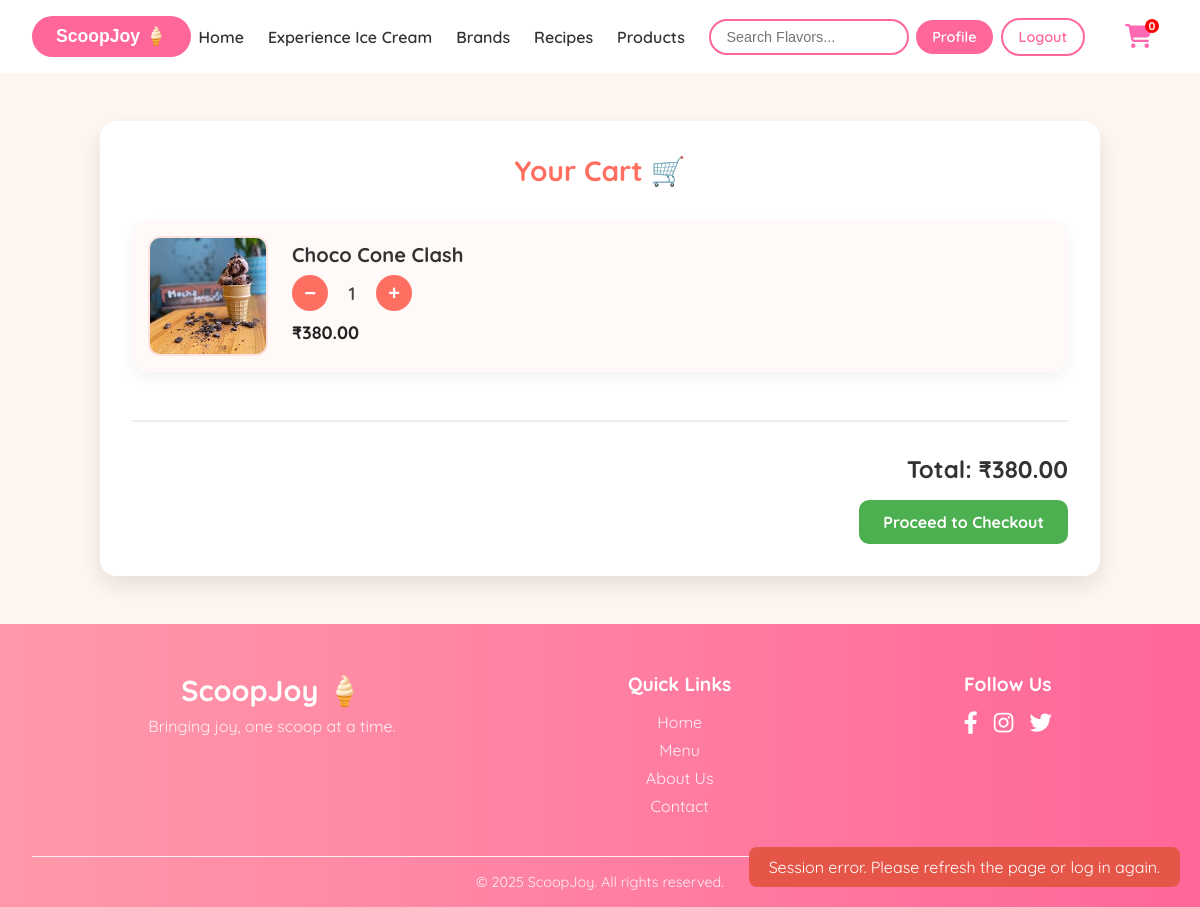
/cart/ (signed in), run on the app's committed database.
### scoopjoy/models.py (models this page shows, shortened)
class CartItem(models.Model):
    user = models.ForeignKey(CustomUser, on_delete=models.CASCADE, related_name='cart_items')
    product = models.ForeignKey(Product, on_delete=models.CASCADE)
    quantity = models.PositiveIntegerField(default=1)
    def total_price(self):
        return (self.product.discounted_price or self.product.price) * self.quantity

class Product(models.Model):
    CATEGORY_CHOICES = [
        ('sticks', 'Sticks'),
        ('cones', 'Cones'),
        ('tubs', 'Tubs'),
    ]
    name = models.CharField(max_length=100)
    price = models.DecimalField(max_digits=8, decimal_places=2)
    discounted_price = models.DecimalField(max_digits=8, decimal_places=2, null=True, blank=True)
    image = models.ImageField(upload_to='product_images/')
    category = models.CharField(max_length=20, choices=CATEGORY_CHOICES, default='sticks')

### scoopjoy/views.py (the view, shortened to what this page needs)
# urls.py: path('cart/', views.cart_view, name='cart'),
@login_required
def cart_view(request):
    cart_items = CartItem.objects.filter(user=request.user)
    addresses = Address.objects.filter(user=request.user)
    total = sum(item.total_price() for item in cart_items)
    address_form = AddressForm()
    return render(request, 'cart.html', {
        'cart_items': cart_items,
        'total': total,
        'addresses': addresses,
        'address_form': address_form,
    })

### scoopjoy/forms.py
class AddressForm(forms.ModelForm):
    class Meta:
        model = Address
        fields = ['name', 'phone', 'pin_code', 'state', 'district', 'address']
        widgets = {
            'address': forms.Textarea(attrs={'rows': 2}),
        }

### templates/cart.html (shortened to what this page needs)
{% extends 'base.html' %}
{% load static %}
{% block extra_css %}
<link rel="stylesheet" href="{% static 'css/cart.css' %}">
{% endblock %}
{% block content %}
<div class="cart-page">
    <h2>Your Cart 🛒</h2>
    <div class="cart-items">
        {% for item in cart_items %}
        <div class="cart-item" data-id="{{ item.product.id }}">
            <img src="{{ item.product.image.url }}" alt="{{ item.product.name }}">
            <div class="details">
                <h4>{{ item.product.name }}</h4>
                <div class="quantity-controls">
                    <button class="decrement" data-id="{{ item.product.id }}">−</button>
                    <span>{{ item.quantity }}</span>
                    <button class="increment" data-id="{{ item.product.id }}">+</button>
                </div>
                <p class="item-total">₹{{ item.total_price }}</p>
            </div>
        </div>
        {% empty %}
        <p>Your cart is empty.</p>
        {% endfor %}
    </div>
    <div class="cart-summary">
        <h3>Total: ₹<span id="cart-total">{{ total }}</span></h3>
        <a href="{% url 'scoopjoy:checkout' %}" class="checkout-btn">Proceed to Checkout</a>
    </div>
</div>
{% endblock %}

### static/css/base.css (style rules this page uses)
* { margin: 0; padding: 0; box-sizing: border-box; }
body { font-family: 'Quicksand', sans-serif; }

### static/css/cart.css (style rules this page uses)
body { font-family: 'Quicksand', sans-serif; background: #fdf6f1; margin: 0; padding: 0; }
.cart-page { max-width: 1000px; margin: 3rem auto; padding: 2rem; background: #ffffff; border-radius: 16px; box-shadow: 0 10px 25px rgba(0,0,0,0.1); }
h2 { font-size: 28px; color: #ff6f61; margin-bottom: 2rem; text-align: center; }
.cart-items { display: flex; flex-direction: column; gap: 2rem; }
.cart-item { display: flex; gap: 1.5rem; background: #fff9f8; padding: 1rem; border-radius: 16px; box-shadow: 0 6px 15px rgba(0,0,0,0.05); align-items: center; transition: 0.3s ease; }
.cart-item img { width: 120px; height: 120px; object-fit: cover; border-radius: 12px; border: 2px solid #ffe3df; }
.details { flex-grow: 1; }
.details h4 { margin: 0; font-size: 20px; color: #333; }
.quantity-controls { display: flex; align-items: center; gap: 12px; margin: 0.5rem 0; }
.quantity-controls button { width: 36px; height: 36px; background: #ff6f61; color: white; border: none; border-radius: 50%; font-size: 20px; font-weight: bold; cursor: pointer; transition: background 0.3s ease; }
.quantity-controls span { font-size: 18px; font-weight: 600; color: #444; min-width: 24px; text-align: center; }
.item-total { margin: 6px 0; color: #222; font-weight: bold; font-size: 18px; margin-top: 10px; }
.cart-summary { margin-top: 3rem; text-align: right; border-top: 2px solid #eee; padding-top: 2rem; }
.cart-summary h3 { font-size: 24px; color: #333; }
.checkout-btn { display: inline-block; background: #4caf50; color: white; padding: 12px 24px; border-radius: 10px; font-weight: bold; font-size: 16px; text-decoration: none; transition: background 0.3s ease; margin-top: 1rem; }

### data on the page
CartItem: product.image (picture), product.name "Choco Cone Clash", quantity "1", total_price "380.00"

### other printed values
{{ total }} "380.00"
